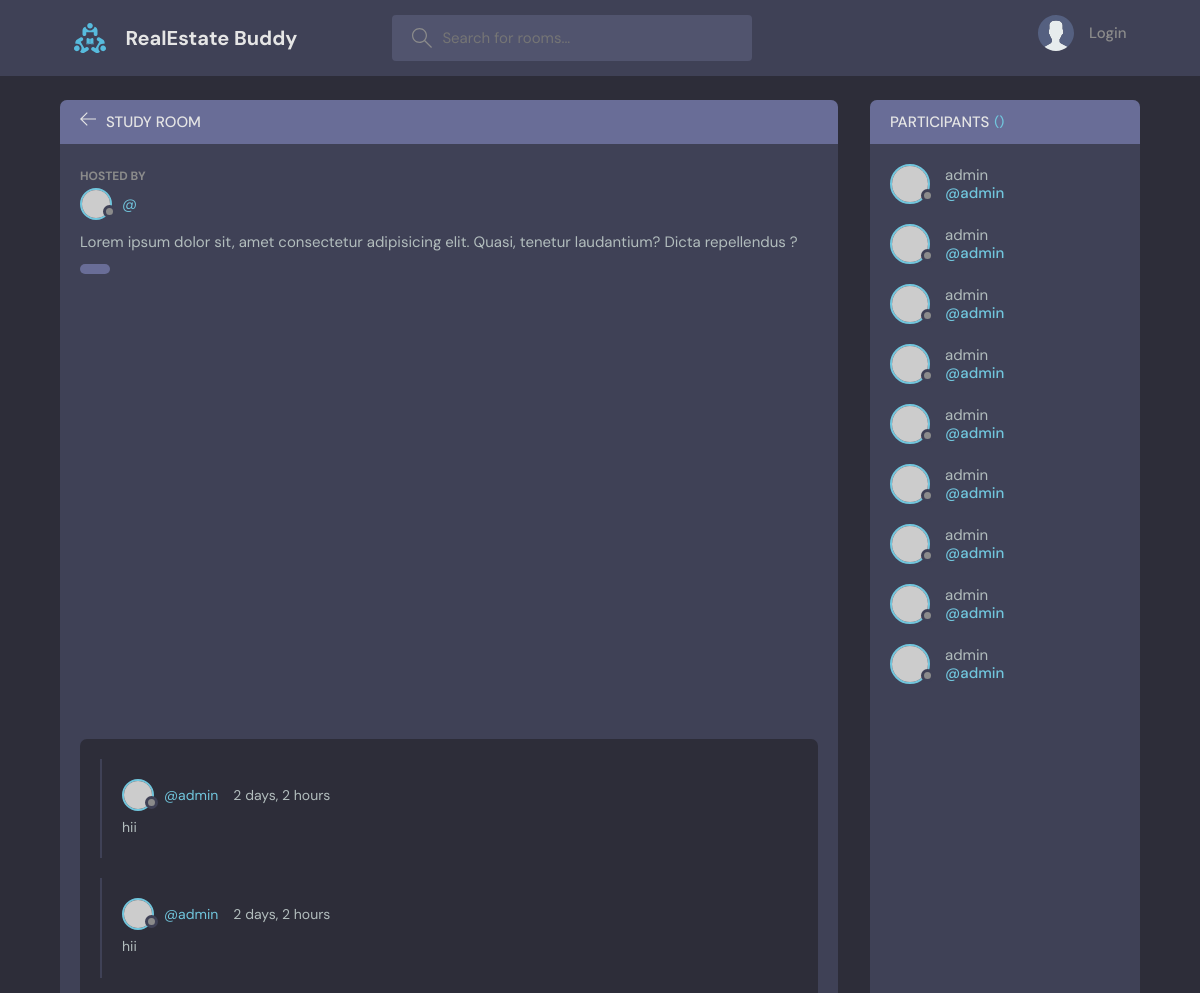
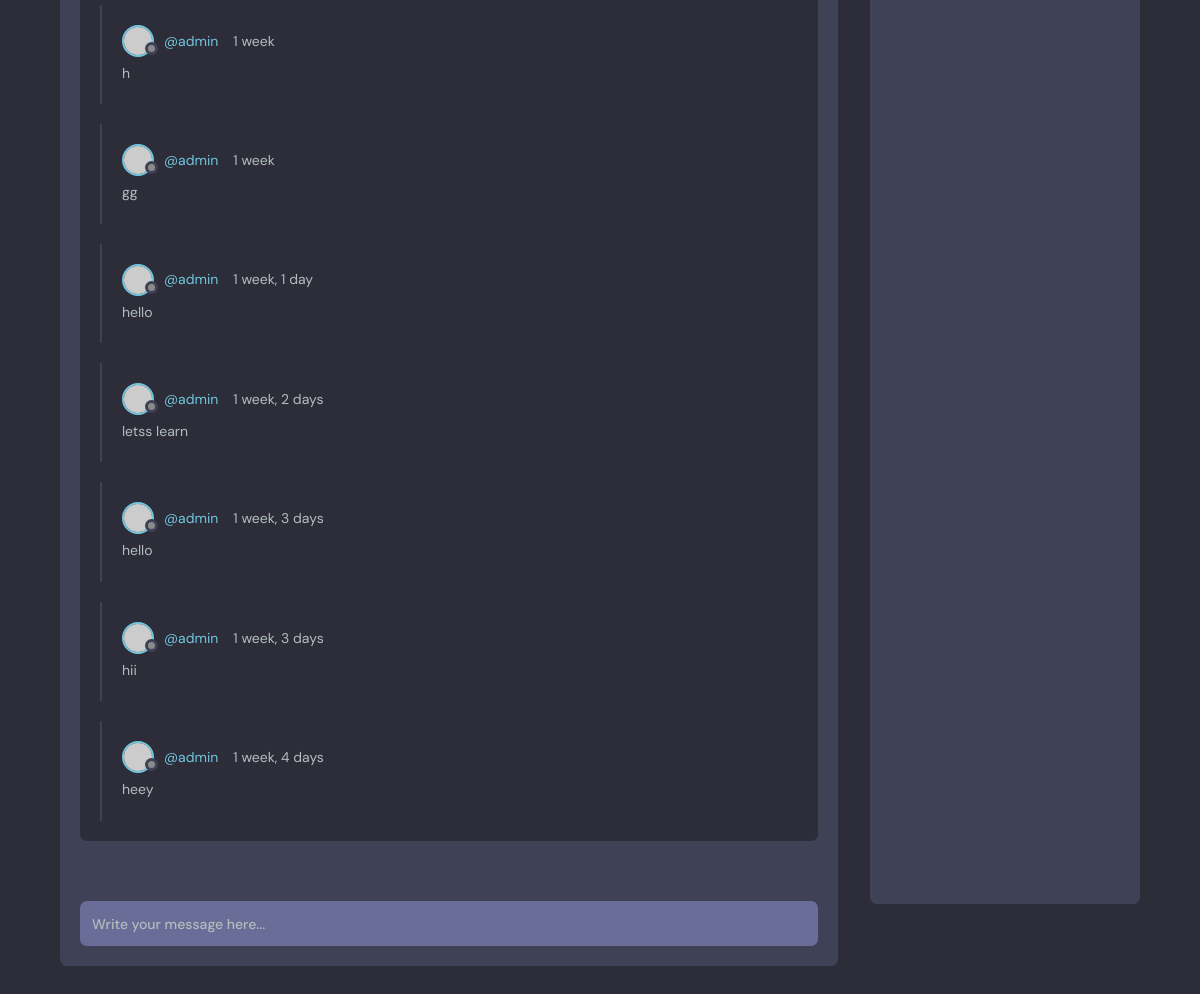
Page /profile/1/ on the committed database (2 pictures, top to bottom).
### base/models.py (models this page shows, shortened)
class Message(models.Model):
    user = models.ForeignKey(User, on_delete=models.CASCADE)
    room = models.ForeignKey(Room, on_delete=models.CASCADE)
    body = models.TextField()
    updated = models.DateTimeField(auto_now=True)
    created = models.DateTimeField(auto_now_add=True)
    class Meta:
        ordering = ['-updated', '-created']

### base/views.py (the view)
# urls.py: path('profile/<str:pk>/', views.userProfile, name="user-profile"),
def userProfile(request, pk):
    user = User.objects.get(id=pk)
    rooms = user.room_set.all
    room_messages = user.message_set.all()
    topics = Topic.objects.all()
    context = { 'user': user, 'rooms':rooms,
                   'room_messages':room_messages, 'topics': topics}
    return render(request, 'base/room.html', context)

### base/templates/base/room.html (shortened to what this page needs)
{% extends 'main.html' %}
{% block content %}
    <main class="profile-page layout layout--2">
      <div class="container">
        <div class="room">
          <div class="room__top">
            <div class="room__topLeft">
              <a href="{% url 'home' %}">
                <svg version="1.1" xmlns="http://www.w3.org/2000/svg" width="32" height="32" viewBox="0 0 32 32">
                  <title>arrow-left</title>
                  <path
                    d="M13.723 2.286l-13.723 13.714 13.719 13.714 1.616-1.611-10.96-10.96h27.625v-2.286h-27.625l10.965-10.965-1.616-1.607z"
                  ></path>
                </svg>
              </a>
              <h3>Study Room</h3>
            </div>
          </div>
          <div class="room__box scroll">
            <div class="room__header scroll">
              <div class="room__hosted">
                <p>Hosted By</p>
                <a href="{% url 'user-profile' room.host.id %}" class="room__author">
                  <div class="avatar avatar--small">
                    <img src="https://randomuser.me/api/portraits/men/37.jpg" />
                  </div>
                  <span>@{{room.host.username}}</span>
                </a>
              </div>
              <div class="room__details">
                Lorem ipsum dolor sit, amet consectetur adipisicing elit. Quasi, tenetur laudantium? Dicta repellendus
              ?
              </div>
              <span class="room__topics">{{room.topic}}</span>
            </div>
            <div class="room__conversation">
              <div class="threads scroll">
                {% for message in room_messages %}
                <div class="thread">
                  <div class="thread__top">
                    <div class="thread__author">
                      <a href="{% url 'user-profile' message.user.id %}" class="thread__authorInfo">
                        <div class="avatar avatar--small">
                          <img src="https://randomuser.me/api/portraits/men/37.jpg" />
                        </div>
                        <span>@{{message.user.username}}</span>
                      </a>
                      <span class="thread__date">{{message.created|timesince}}</span>
                    </div>
                  </div>
                  <div class="thread__details">
                    {{message.body}}
                  </div>
                </div>
             {% endfor %}
              </div>
            </div>
          </div>
          <div class="room__message">
            <form action="#" method="POST">
              <input name="body" placeholder="Write your message here..." /></form>
          </div>
        </div>
        <div class="participants">
          <h3 class="participants__top">Participants <span>({{participants.count}})</span></h3>
          <div class="participants__list scroll">
            {% for message in room_messages %}
            <a href="{% url 'user-profile' user.id %}" class="participant">
              <div class="avatar avatar--medium">
                <img src="https://randomuser.me/api/portraits/men/37.jpg" />
              </div>
              <p>
                {{user.username}}
                <span>@{{user.username}}</span>
              </p>
            </a>
            {% endfor %}
          </div>
        </div>
      </div>
    </main>
    {% endblock content %}

### templates/main.html (shortened to what this page needs)
<!DOCTYPE html>
{% load static %}
<html lang="en">
  <head>
    <link rel="stylesheet" href="{% static 'styles/style.css' %}" />
  </head>
  <body>
    {% include 'nav.html'%}
    {% block content %}
    {% endblock %}
  </body>
</html>

### templates/nav.html (shortened to what this page needs)
{% load static %}
<header class="header header--loggedIn">
    <div class="container">
      <a href="{% url 'home' %}" class="header__logo">
        <img src="{% static 'images/logo.svg' %}" />
        <h1>RealEstate Buddy</h1>
      </a>
      <form class="header__search" method="GET" action="{% url 'home' %}">
        <label>
          <input name="q" placeholder="Search for rooms..." />
        </label>
      </form>
      <nav class="header__menu">
        {% if request.user.is_authenticated %}
        <div class="header__user">
          <a href="{profile.html}">
            <div class="avatar avatar--medium active">
              <img src="https://randomuser.me/api/portraits/men/37.jpg" />
            </div>
            <p>{{request.user.username}} <span>@{{request.user.username}}</span></p>
          </a>
          <button class="dropdown-button">
            <svg version="1.1" xmlns="http://www.w3.org/2000/svg" width="32" height="32" viewBox="0 0 32 32">
              <title>chevron-down</title>
              <path d="M16 21l-13-13h-3l16 16 16-16h-3l-13 13z"></path>
            </svg>
          </button>
        </div>
        {% else%}
        <a href="{% url 'login' %}">
          <img src="{% static 'images/avatar.svg' %}"/>
          <p>Login</p>
        </a>
        {% endif %}
      </nav>
    </div>
  </header>

### rows in the picture
Message: user.username "admin", created "2 days, 2 hours", body "hii"
Message: user.username "admin", created "2 days, 2 hours", body "hii"
Message: user.username "admin", created "1 week", body "h"
Message: user.username "admin", created "1 week", body "gg"
Message: user.username "admin", created "1 week, 1 day", body "hello"
Message: user.username "admin", created "1 week, 2 days", body "letss learn"
Message: user.username "admin", created "1 week, 3 days", body "hello"
Message: user.username "admin", created "1 week, 3 days", body "hii"
Message: user.username "admin", created "1 week, 4 days", body "heey"

### other values in the picture
{{ user.username }} "admin"
